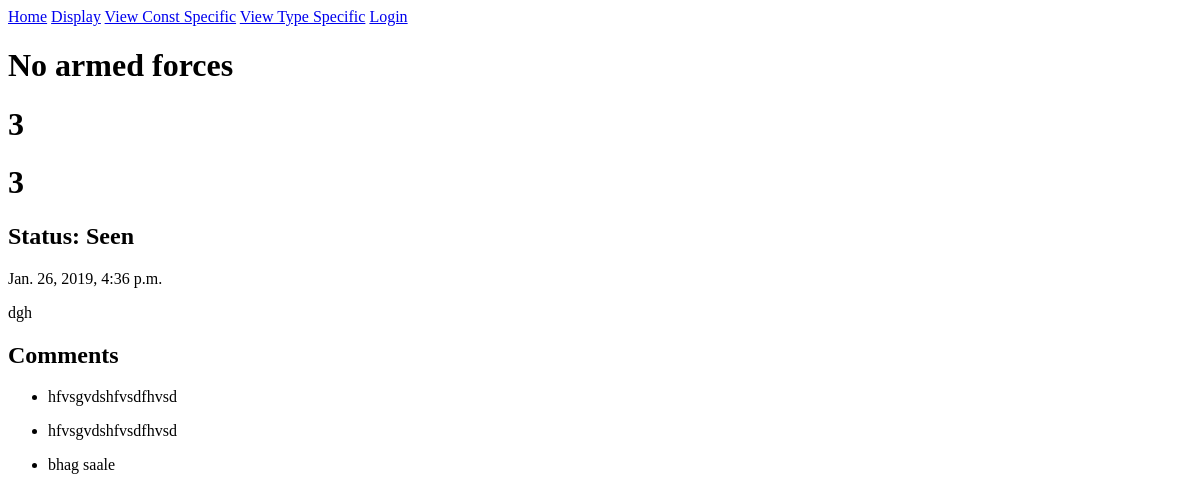
Before: /complaints/details/6 with the older database file.
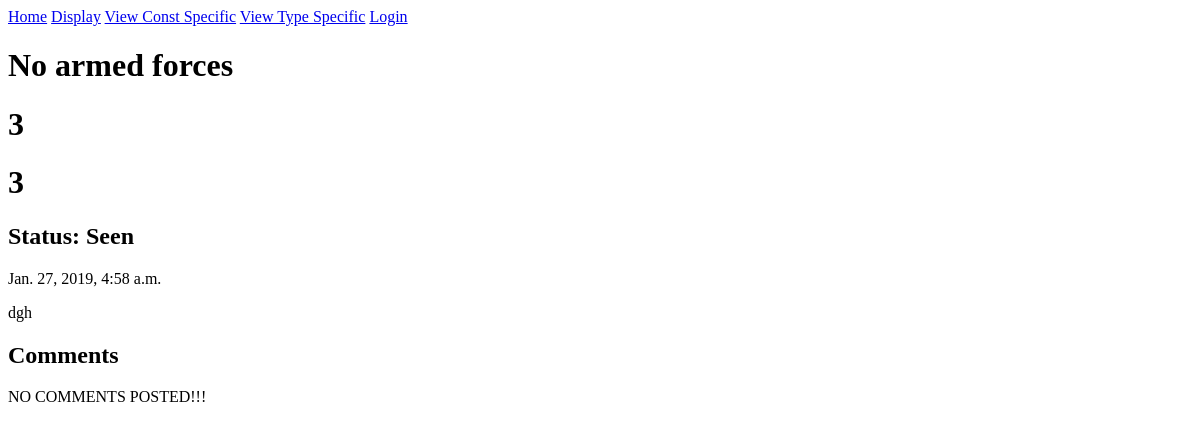
After: the same page with the newer database file.
### complaints/models.py (models this page shows, shortened)
class Complaint(models.Model):
    user = models.ForeignKey(
        User, related_name='complaints', on_delete=models.CASCADE)
    COMPLAINT_CHOICES = []
    type_list = [u['type'] for u in acc_models.ComplaintType.objects.all().values('type')]
    for temp in type_list:
        COMPLAINT_CHOICES.append((temp,temp))
    choice = models.CharField(
        max_length=50, choices=COMPLAINT_CHOICES, blank=False)
    description = models.TextField(blank=True)
    file_upload = models.FileField(
        upload_to='files', blank=True)
    file_upload1 = models.FileField(
        upload_to='files', blank=True)
    file_upload2 = models.FileField(
        upload_to='files', blank=True)
    file_upload3 = models.FileField(
        upload_to='files', blank=True)
    file_upload4 = models.FileField(
        upload_to='files', blank=True)
    file_upload5 = models.FileField(
        upload_to='files', blank=True)
    created_at = models.DateTimeField(auto_now=True)
    viewed_complaint = models.BooleanField(default=False)
    class Meta():
        ordering = ['created_at']
        unique_together = ["user", "choice"]

class Comment(models.Model):
    complaint = models.ForeignKey(
        'complaints.Complaint', related_name='comments', on_delete=models.CASCADE)
    text = models.TextField()
    created_date = models.DateTimeField(auto_now=True)

### accounts/models.py (models this page shows, shortened)
class Voter(models.Model):
    user = models.OneToOneField(
        User, related_name="voter_details", on_delete=models.CASCADE)
    cons_no = models.PositiveIntegerField(blank=False)
    booth_no = models.PositiveIntegerField(blank=False)

### complaints/views.py (the view)
# urls.py: path('details/<int:pk>', views.ComplaintDetail.as_view(), name='single'),
class ComplaintDetail(generic.DetailView, LoginRequiredMixin):
    model = models.Complaint
    template_name = 'complaint/complaint_detail.html'

### accounts/context_processors.py (called while the page is built)
def GovList(request):
    id_list = [u['user'] for u in acc_models.GovUser.objects.all().values('user')]
    govname_list=[]
    for num in id_list:
        temp = User.objects.get(id__iexact = num)
        temp_name = temp.username
        govname_list.append(temp_name)
    return {'govname_list':govname_list}

### complaints/templates/complaint/complaint_detail.html (shortened to what this page needs)
{% extends "complaint/complaint_base.html" %}
{% block complaint_content %}
<h1>{{ complaint.choice }}</h1>
<h1>{{ complaint.user.voter_details.cons_no }}</h1>
<h1>{{ complaint.user.voter_details.booth_no }}</h1>
{% if complaint.viewed_complaint == 1 %}
<h2>Status: Seen</h2>
{% else %}
<h2>Status: Unseen</h2>
{% endif %}
<p>{{ complaint.created_at }}</p>
<p>{{ complaint.description }}</p>
<h2>Comments</h2>
{% for comment in complaint.comments.all %}
    <ul>
        <li>
            <p>{{ comment.text|safe|linebreaks }}</p>
        </li>
    </ul>
    {% empty %}
    <p>
        NO COMMENTS POSTED!!!
    </p>
{% endfor %}
{% endblock %}

Changed rows visible on the page:
no longer on this page (row edited): Comment: text "hfvsgvdshfvsdfhvsd"
removed Comment: text "hfvsgvdshfvsdfhvsd"
removed Comment: text "bhag saale"
changed Complaint "No armed forces": created_at "Jan. 26, 2019, 4:36 p.m." → "Jan. 27, 2019, 4:58 a.m."
Other visible differences:
text now shown: "NO COMMENTS POSTED!!!"
